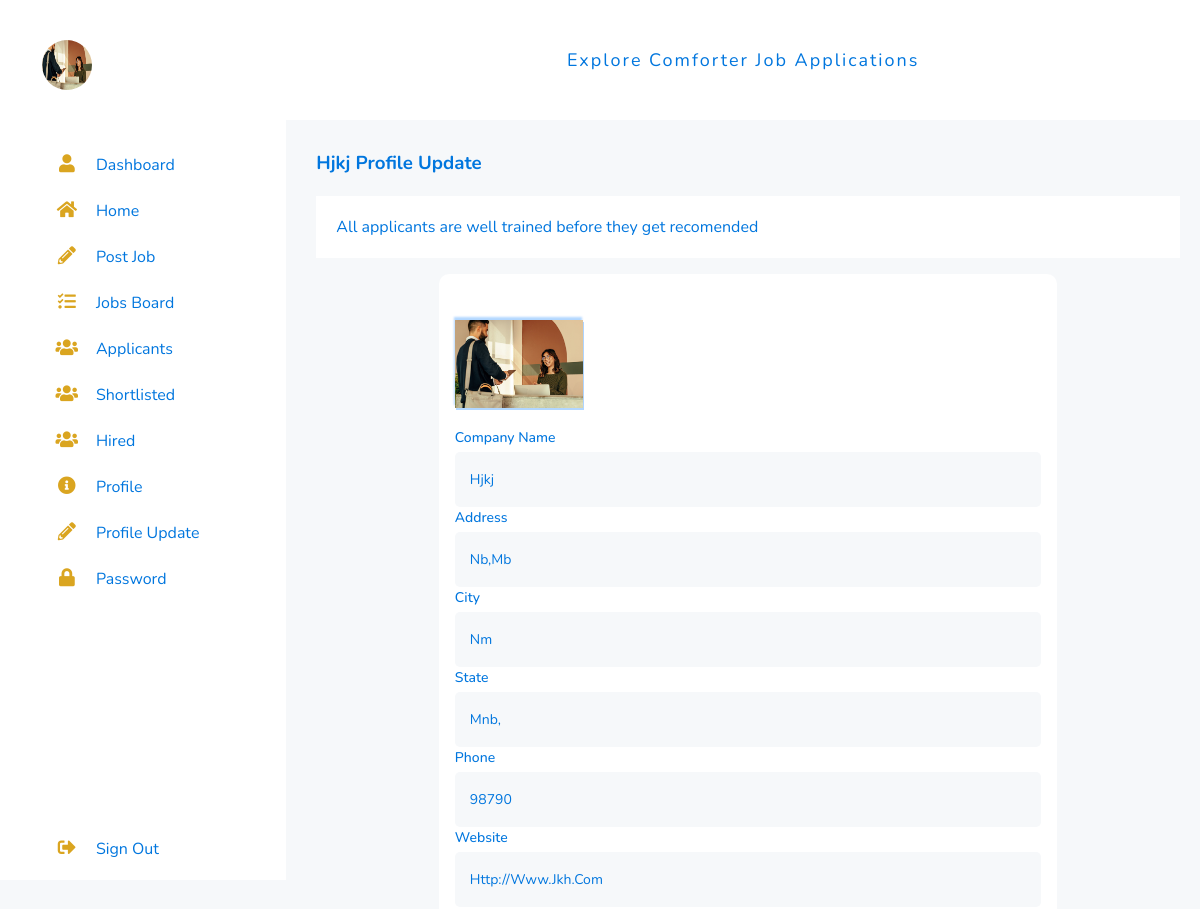
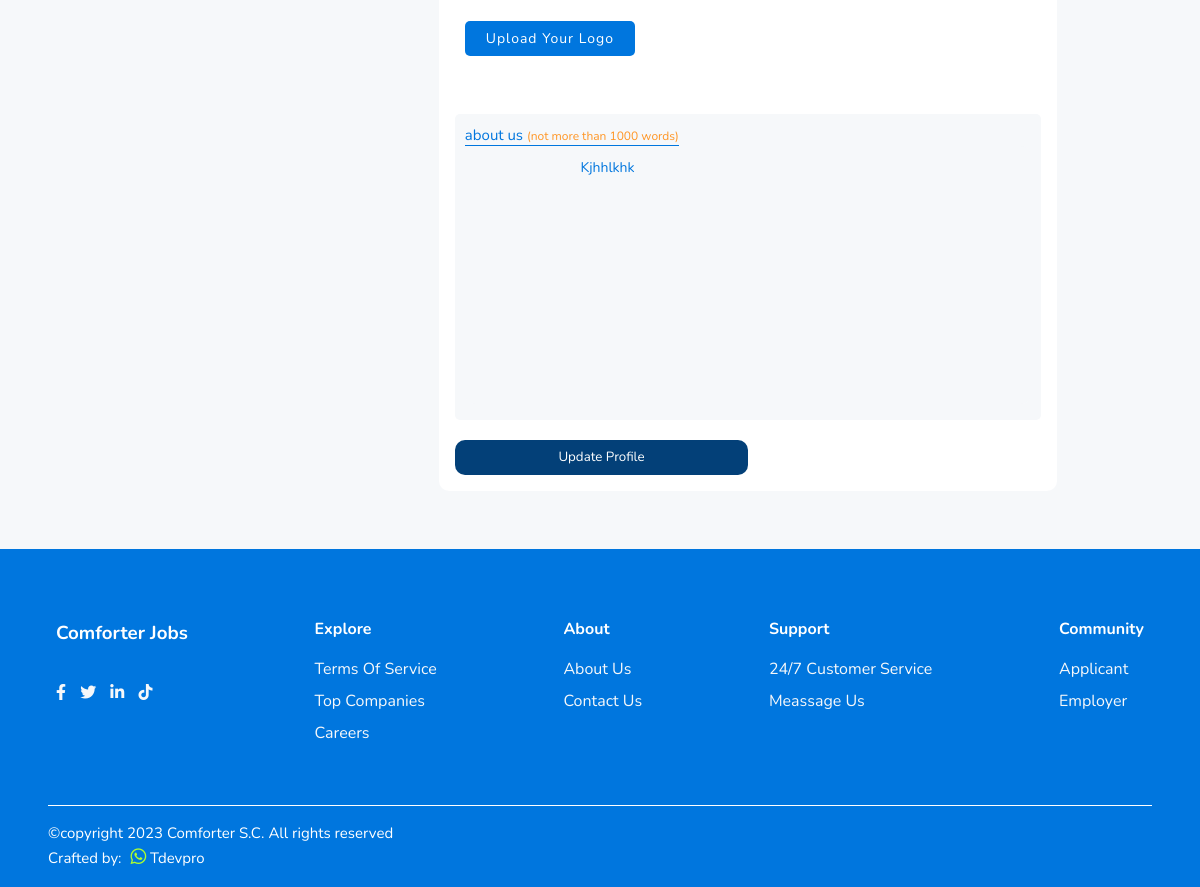
Screenshot of /employers/employer/profile/update (signed in) with the database file from the repository (2 pictures, top to bottom).
### employers/models.py (models this page shows, shortened)
class Employer_Profile(models.Model):
    user = models.OneToOneField(User, on_delete=models.CASCADE, blank=True, null=True)
    company_name = models.CharField(max_length=250)
    slug = models.SlugField(blank=True, null=True,  unique=True)
    address = models.CharField(max_length=250)
    city = models.CharField(max_length=250)
    state = models.CharField(max_length=250)
    phone = models.CharField(max_length=20)
    website = models.URLField(default='', blank=True, null=True)
    employer_logo = models.ImageField(upload_to='employer_profile', default='employer_profile/company.png')
    about_us = models.TextField()
    complete = models.BooleanField(default = False)
    class Meta:
        db_table = 'profile'
        managed = True
        verbose_name = 'Profile'
        verbose_name_plural = 'Profiles'

### createdby/models.py (models this page shows, shortened)
class CreatedBy(models.Model):
    copyright_year = models.CharField(max_length=4, blank=True, null=True)
    crafted_by = models.CharField(max_length=250, default='')
    crafted_by_whatsapp = models.CharField(max_length=250, default='', blank=True, null=True)
    crafted_by_website = models.URLField(default='', blank=True, null=True)
    class Meta:
        db_table = 'createdby'
        managed = True
        verbose_name = 'CreatedBy'
        verbose_name_plural = 'CreatedBys'

### home/models.py (models this page shows, shortened)
class CompanyProfile(models.Model):
    name = models.CharField(max_length=50, blank=True, null=True)
    keyword = models.CharField(max_length=150, blank=True, null=True)
    description = models.CharField(max_length=150, blank=True, null=True)
    logo = models.ImageField(upload_to='logo', blank=True, null=True)
    favicon = models.ImageField(upload_to='logo', blank=True, null=True, default='logo/favicon-96x96.png')
    banner = models.ImageField(upload_to='logo', blank=True, null=True)
    head_office = models.CharField(max_length=100,blank=True, null=True)
    branch_office1 = models.CharField(max_length=100, blank=True, null=True)
    branch_office2 = models.CharField(max_length=100, blank=True, null=True)
    mobile1 = models.CharField(max_length=20, blank=True, null=True)
    mobile2 = models.CharField(max_length=20, blank=True, null=True)
    mobile3 = models.CharField(max_length=20, blank=True, null=True)
    mobile4 = models.CharField(max_length=20, blank=True, null=True)
    mobile5 = models.CharField(max_length=20, blank=True, null=True)
    email = models.EmailField(blank=True, null=True)
    website = models.URLField(blank=True, null=True)
    about = models.TextField(blank=True, null=True)
    about2 = models.TextField(blank=True, null=True)
    about_img = models.ImageField(upload_to='logo', blank=True, null=True, default='logo/aboutus.jpg')
    class Meta:
        db_table = 'companyprofile'
        managed = True
        verbose_name = 'CompanyProfile'
        verbose_name_plural = 'CompanyProfile'

### employers/views.py (the view, shortened to what this page needs)
# urls.py: path('employer/profile/update', EmployerProfileUpdate.as_view(), name='employer_profile_update'),
class EmployerProfileUpdate(LoginRequiredMixin, View):
    login_url = 'employers:employersignin'
    def get(self, request):
        home = CompanyProfile.objects.get(pk=1)
        createdby = CreatedBy.objects.get(pk=1)
        emprofile = Employer_Profile.objects.get(user = request.user)
        form = Employer_ProfileUpdateForm(instance =request.user.employer_profile)
        return render(request, 'employer_profile_update.html', {
            'form':form,
            'home': home,
            'emprofile': emprofile,
            'createdby': createdby,
        })

### employers/forms.py
class Employer_ProfileUpdateForm(forms.ModelForm):
    class Meta:
        model = Employer_Profile
        fields = ['company_name', 'address', 'city', 'state', 'phone',  'website', 'employer_logo', 'about_us']

### home/templatetags/simple_tags.py (called while the page is built)
@register.simple_tag()
def intralink(main, link):
    return reverse(main) + '#' + link

### employers/templates/employer_profile_update.html (shortened to what this page needs)
{% extends 'base.html' %}
{% block content %}
<div class="employer">
    <div class="container">
        {% include 'emp_sidebar.html' %}
        <section class="main">
            <div class="main_top">
                <p>explore comforter job applications</p>
            </div>
            <div class="main_body">
                <h3><a href="#">{{emprofile.company_name|title}} profile update</a></h3>
            <div class="notice">
                <p>All applicants are well trained before they get recomended</p>
            </div>
            <div class="applii_form">
                <div class="appli_form">
                    <form action="{% url 'employers:employer_profile_update' %}" method="POST" enctype="multipart/form-data">
                        <div class="shex_img"   >
                            <img src="{{emprofile.employer_logo.url}}">
                        </div>
                        <div class="line">
                            <label for="">company name</label>
                            <input type="text" value="{{emprofile.company_name|title}}" name="company_name" readonly>
                        </div>
                        <div class="line">
                            <label for="">address</label>
                            <input type="text" value="{{emprofile.address|title}}" name="address">
                        </div>
                        <div class="line">
                            <label for="">city</label>
                            <input type="text" value="{{emprofile.city|title}}" name="city">
                        </div>
                        <div class="line">
                            <label for="">state</label>
                            <input type="text" value="{{emprofile.state|title}}" name="state">
                        </div>
                        <div class="line">
                            <label for="">phone</label>
                            <input type="text" value="{{emprofile.phone|title}}" name="phone">
                        </div>
                        <div class="line">
                            <label for="">website </label>
                            <input type="text" value="{{emprofile.website|title}}" name="website">
                        </div>
                        <div class="appli_center">
                            <div class="form-input">
                                <div class="preview">
                                    <label for="file-ip-1">Upload your logo</label>
                                </div>
                            </div>
                        </div>
                        <div class="update">
                            <label for="">about us  <span> (not more than 1000 words)</label>
                            <textarea  name="about_us" id="" cols="30" rows="10">
                                {{emprofile.about_us|title}}
                            </textarea>
                        </div>
                        <div class="line_btn">
                            <button type="submit">update profile</button>
                        </div>
                    </form>
                </div>
            </div>
        </section>
    </div>
</div>
{% endblock content %}
{% block footer %} {% include 'footer.html' %} {% endblock footer %}

### employers/templates/emp_sidebar.html
<nav>
    <div class="enavbar">
        <div class="logo">
            <img src="{{emprofile.employer_logo.url}}" alt="">
        </div>
        <ul>
            <li>
                <a href="{% url 'employers:employer_dashboard' %}">
                    <i class="fa fa-user" aria-hidden="true"></i>
                    <span class="nav_item">dashboard</span>
                </a>
            </li>
            <li>
                <a href="{% url 'index' %}">
                    <i class="fa fa-home" aria-hidden="true"></i>
                    <span class="nav_item">home</span>
                </a>
            </li>
            <li>
                <a href="{% url 'employers:job_post' %}">
                    <i class="fa fa-pencil-alt" aria-hidden="true"></i>
                    <span class="nav_item">post job</span>
                </a>
            </li>
            <li>
                <a href="{% url 'employers:jobs_board' %}">
                    <i class="fa fa-tasks" aria-hidden="true"></i>
                    <span class="nav_item">jobs board</span>
                </a>
            </li>
            <li>
                <a href="{% url 'employers:all_applicants' %}">
                    <i class="fa fa-users" aria-hidden="true"></i>
                    <span class="nav_item">applicants</span>
                </a>
            </li>
            <li>
                <a href="{% url 'employers:shortlisted_applicants' %}">
                    <i class="fa fa-users" aria-hidden="true"></i>
                    <span class="nav_item">shortlisted</span>
                </a>
            </li>
            <li>
                <a href="{% url 'employers:hired_applicants' %}">
                    <i class="fa fa-users" aria-hidden="true"></i>
                    <span class="nav_item">hired</span>
                </a>
            </li>
            <li>
                <a href="{% url 'employers:employer_profile' %}">
                    <i class="fa fa-info-circle" aria-hidden="true"></i>
                    <span class="nav_item">profile</span>
                </a>
            </li>
            <li>
                <a href="{% url 'employers:employer_profile_update' %}">
                    <i class="fa fa-pencil-alt" aria-hidden="true"></i>
                    <span class="nav_item">profile update</span>
                </a>
            </li>
            <li>
                <a href="{% url 'employers:employer_password' %}">
                    <i class="fa fa-lock" aria-hidden="true"></i>
                    <span class="nav_item">password</span>
                </a>
            </li>
            <li>
                <a href="{% url 'accounts:employer_signout' %}" class="signout">
                    <i class="fa fa-sign-out-alt" aria-hidden="true"></i>
                    <span class="nav_item">sign out</span>
                </a>
            </li>
        </ul>
    </div>
</nav>

### home/templates/footer.html (shortened to what this page needs)
{% load simple_tags %}
    <div class="footer-section">
        <div class="footer">
            <div class="footer-wrapper">
                <h3>comforter jobs</h3>
                <div class="social-media">
                    <a href="#"><i class="fab fa-facebook-f"></i></a>
                    <a href="#"><i class="fab fa-twitter"></i></a>
                    <a href="#"><i class="fab fa-linkedin-in"></i></a>
                    <a href="#"><i class="fab fa-tiktok"></i></a>
                </div>
            </div>
            <div class="footer-wrapper">
                <h4>explore</h4>
                <a>terms of service</a>
                <a href="{% intralink 'index' 'companies' %}">top companies</a>
                <a href="{% url 'accounts:applicantsignup' %}">careers</a>
            </div>
            <div class="footer-wrapper">
                <h4>about</h4>
                <a href="{% intralink 'index' 'about' %}">about us</a>
                <a href="{% intralink 'index' 'contact' %}">contact us</a>
            </div>
            <div class="footer-wrapper">
                <h4>support</h4>
                <a>24/7 customer service</a>
                <a>meassage us</a>
            </div>
            <div class="footer-wrapper">
                <h4>community</h4>
                <a href="{% url 'accounts:applicantsignup' %}">applicant</a>
                <a href="{% url 'accounts:employersignup' %}">employer</a>
            </div>
        </div>
        <div class="copyright">
            <hr>
            <p>&copy;copyright {{createdby.copyright_year}} {{home.name}}. All rights reserved</p>
            <p>Crafted by:
                <a href="#"><span class="whats"><i class="fab fa-whatsapp" aria-hidden="true"></i></span></a>
                {{createdby.crafted_by}}
            </p>
        </div>
    </div>

### rows the page displays
Employer_Profile: employer_logo (picture), company_name "Hjkj", address "Nb,Mb", city "Nm", state "Mnb,", phone "98790", website "Http://Www.Jkh.Com", about_us "Kjhhlkhk"
CreatedBy: copyright_year "2023", crafted_by "Tdevpro"
CompanyProfile: name "Comforter S.C"
